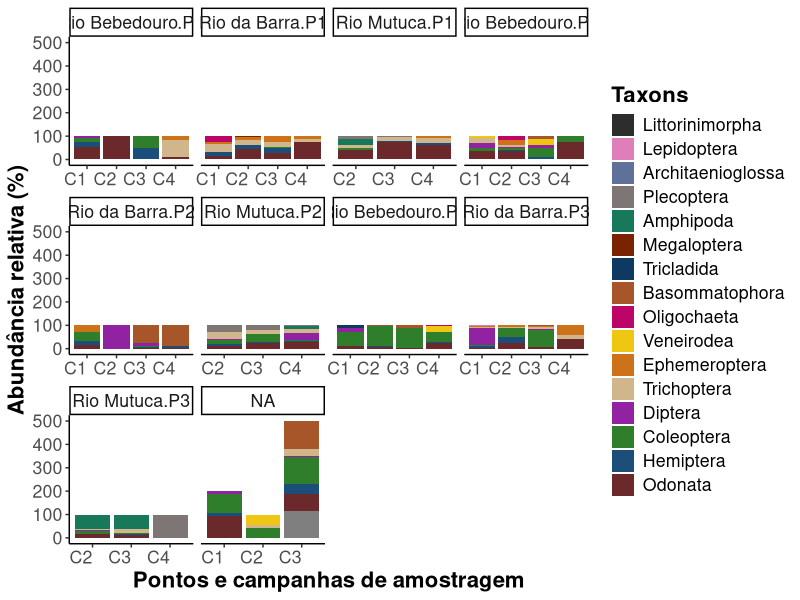

The R source for this figure: (Note: this script raises an error after producing the figure.)
# Próximos passos
## 1. Fazer gráfico de abundância relativa por ordem
## 2. Fazer gráfico de abundância relativa por família
## 3. Renomear as campanhas e o nome dos pontos 
##### Ex.Rio Bebedouro - RBE - Campanha 1 - C1 


library(tidyverse)


cores <- c(
 "Odonata" = "#6c292bff", # Vermelho forte
  "Hemiptera" = "#1b4e78", # Azul forte
  "Coleoptera" = "#2f7e2c", # Verde forte
  "Diptera" = "#9122a2", # Roxo
  "Ephemeroptera" = "#cd7218", # Laranja vivo
  "Veneirodea" = "#efc611", # Amarelo vibrante
  "Basommatophora" = "#A65628", # Marrom avermelhado
  "Oligochaeta" = "#bd0467", # Rosa choque
  "Plecoptera" = "#7e7575", # Cinza escuro
  "Amphipoda" = "#17795a", # Verde-água forte
  "Megaloptera" = "#792301", # Laranja avermelhado
  "Architaenioglossa" = "#607199", # Azul lavanda
  "Lepidoptera" = "#de7fba", # Rosa magenta
  "Littorinimorpha" = "#2d2e2b", # Verde limão forte
  "Tricladida" = "#0e3a62",  # Amarelo ouro
  "Trichoptera" = "#d1b58b"  # Bege
)





df <- read.csv("dados/processado/matriz_comunidades_ordens_imaturos_largo.csv")
colnames(df)
taxa <- colnames(df)[-(1:4)]

df_long <- df %>% 
  pivot_longer(
    cols = taxa,
    names_to = "Ordem",
    values_to = "Abundancia"
  ) %>%
  filter(method == "D Net") %>%
  group_by(campanha, locality_name) %>%
  # Abundancias relativa 
  mutate(
    abundancia_total = sum(Abundancia),
    abundancia_relativa = Abundancia / abundancia_total * 100
  ) %>% 
  ungroup() %>%
  #Criação das etiquetas
  mutate(
    campanha = case_when(
      campanha == "campanha_1" ~ "C1",
      campanha == "campanha_2" ~ "C2",
      campanha == "campanha_3" ~ "C3",
      campanha == "campanha_4" ~ "C4"
    ),
    rio = case_when(
    rio == "rio_bebedouro" ~ "Rio Bebedouro",
    rio == "rio_da_barra" ~ "Rio da Barra",
    rio == "rio_mutuca" ~ "Rio Mutuca"
    ),
    locality_name = case_when(
    locality_name == "RioBebedouro-P1" ~ "P1",
    locality_name == "RioBebedouro-P2" ~ "P2",
    locality_name == "RioBebedouro-P3" ~ "P3",
    locality_name == "RiodaBarra-P1/2" ~ "P1",
    locality_name == "RiodaBarra-P2" ~ "P2",
    locality_name == "RiodaBarra-P3" ~ "P3",
    locality_name == "RioMutuca-P1" ~ "P1",
    locality_name == "RioMutuca-P2" ~ "P2",
    locality_name == "RioMutuca-P3" ~ "P3"
    ),
    etiqueta = paste(campanha,  sep = ""),
    Ordem = as.factor(Ordem),
    Ordem = fct_recode(
      Ordem, 
      "Oligochaeta" =  "Desc..O..Classe.Oligochaeta"
    )
  ) %>%
  ungroup() %>%
  mutate(
    Ordem = as.factor(Ordem),
    Ordem = fct_relevel(
      Ordem, 
      c(
      "Littorinimorpha",
      "Lepidoptera",
      "Architaenioglossa",
      "Plecoptera",
      "Amphipoda",
      "Megaloptera",
      "Tricladida",
      "Basommatophora",
      "Oligochaeta",
     "Veneirodea",
     "Ephemeroptera",
      "Trichoptera",
       "Diptera",
      "Coleoptera",
      "Hemiptera",
      "Odonata"
    )
   )
  )






plot <-
  ggplot(
    df_long, 
    aes(
      x = etiqueta,
      y = abundancia_relativa, 
      fill = Ordem
    )
  ) +
  geom_bar(stat = "identity", position = "stack") +
  facet_wrap(~ interaction(rio, locality_name),  scales = "free_x") +
  theme_classic() +
  scale_fill_manual(values = cores) +
  theme(axis.text.x = element_text(angle = 0, vjust = 1, hjust = 1)) +
  # scale_x_discrete(labels = function(x) df_long$label[match(x, df_long$eixo)]) +
  # Colocar legenda em negrito
  theme(
    legend.title = element_text(face = "bold"),
    axis.title = element_text(face = "bold"),
    text = element_text(size = 16)
  ) +
  labs(
    x = "Pontos e campanhas de amostragem",
    y = "Abundância relativa (%)",
    fill = "Taxons"
  )

ggsave(
  "figuras/abundancia_insetos.png",
  plot,
  width = 10,
  height = 6
)

# somar bichos
df_summarised <- df_long %>%
  group_by(Especie) %>%
  summarise(
    abundancia_individual = sum(Abundancia)) %>%
  ungroup() %>%
  mutate(
    abundancia_total = sum(abundancia_individual),
    abundancia_relativa = abundancia_individual / abundancia_total
  )

df_summarised <- df_long %>%
  group_by(estrato) %>%
  summarise(
    abundancia_individual = sum(Abundancia)) %>%
  ungroup() %>%
  mutate(
    abundancia_total = sum(abundancia_individual),
    abundancia_relativa = abundancia_individual / abundancia_total
  )









   #%>%
  # mutate(
  #   estrato = fct_relevel(
  #     estrato,
  #     c("praia_superior", "meio", "oceano_inferior")
  #   ),
  #   Especie = fct_relevel(
  #     Especie,
  #     c("ourico", "ofiuridio", "pepino", "satelite" )
  #   ),
    # eixo = interaction(estrato, ponto, replica, sep = "_"),
    # ponto = fct_relevel(
    #   ponto,
    #   c("direita", "esquerda")
    # )
  # ) %>%
  # mutate(
  #   eixo = factor(eixo, levels = unique(eixo)
  #   )
  # ) %>% 
  # mutate(
  #   estrato = fct_recode(
  #     estrato,
  #     "Superior" = "praia_superior",
  #     "Intermediário" = "meio",
  #     "Inferior" = "oceano_inferior",
  #   ),
  #   ponto = fct_recode(
  #     ponto,
  #     "Leste" = "direita",
  #     "Oeste" = "esquerda"
  #   ),
  #   Especie = fct_recode(
  #     Especie,
  #     "Eucidaris tribuloides" = "satelite",
  #     "Echinometra lucunter" = "ourico",
  #     "Desc. em Ophiuroidea" = "ofiuridio",
  #     "Holothuria grisea" = "pepino"
  #   ),
  #   label = interaction(ponto, replica, sep = " ")
  # )
